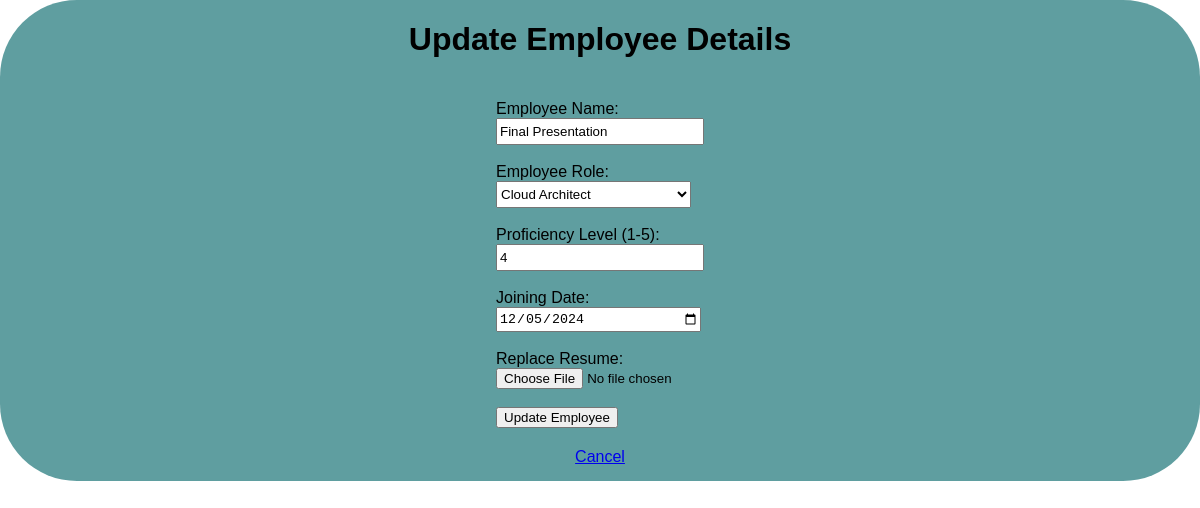
The page /update_form/2 on the database as committed earlier.
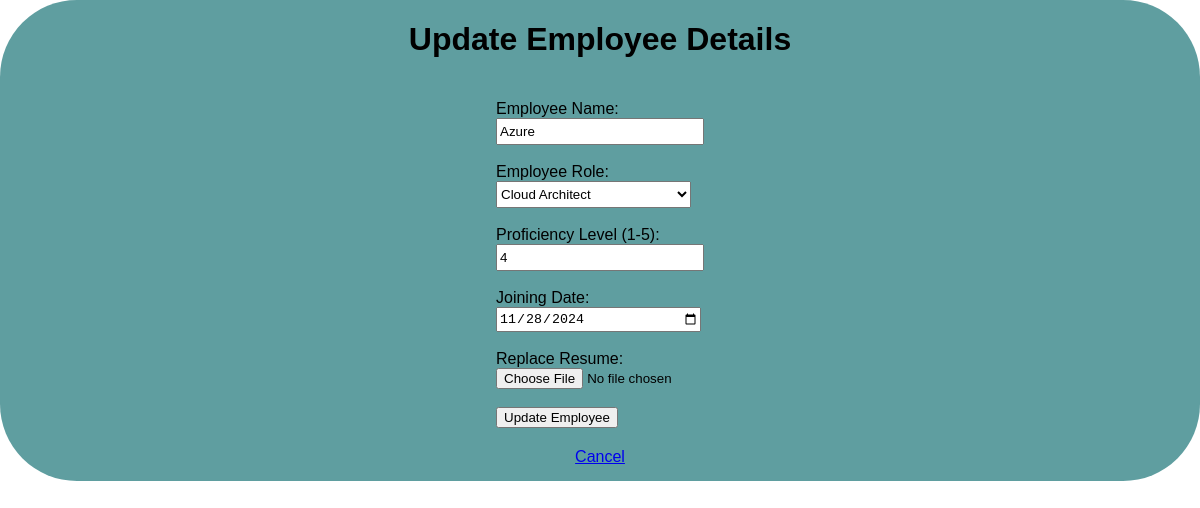
The same page on the database as committed later.
### models.py (models this page shows, shortened)
class Project(db.Model):
    id = db.Column(db.Integer, primary_key=True)
    task = db.Column(db.String(100), nullable=False)
    category = db.Column(db.String(50), nullable=False)
    priority = db.Column(db.Integer, nullable=False)
    due_date = db.Column(db.Date, nullable=False)
    file_name = db.Column(db.String(200), nullable=False)
    date_created = db.Column(db.DateTime, default=datetime.utcnow)

### app.py (the view, shortened to what this page needs)
@app.route('/update_form/<int:id>', methods=['GET', 'POST'])
def Formupdate(id):
    project = Project.query.get_or_404(id)
    return render_template('/final_project/Form_update.html', project=project)

### templates/final_project/Form_update.html (shortened to what this page needs)
{% extends 'base.html' %}
{% block body %}
<div class="form-container">
    <h1 style="text-align: center">Update Employee Details</h1>
    <div class="form">
        <form action="/update_form/{{project.id}}" method="POST" enctype="multipart/form-data">
        <label for="pTask">Employee Name:</label><br/>
        <input type="text" name="pTask" id="pTask" value="{{ project.task }}" required><br/><br/>
        <label for="task-type">Employee Role:</label><br/>
        <select id="task-type" name="task_type" required>
            <option value="Cloud Architect" {% if project.category == 'Cloud Architect' %}selected{% endif %}>Cloud Architect</option>
        </select>
        <br/><br/>
        <label for="pr">Proficiency Level (1-5):</label><br/>
        <input type="number" name="pr" id="pr" min="1" max="5" value="{{ project.priority }}" required><br/><br/>
        <label for="due-date">Joining Date:</label><br/>
        <input type="date" id="due-date" name="due_date" value="{{ project.due_date }}" required><br/><br/>
        <label for="file-upload">Replace Resume:</label><br/>
        <input type="file" id="file-upload" name="file_upload"><br/><br/>
        <button type="submit">Update Employee</button>
        </form>
    </div>
    <div style="text-align: left; margin-top:20px;">
        <a href="/final_project">Cancel</a>
  </div>
</div>
{% endblock %}

Rows that differ between the two databases and show on the page:
changed Project: pTask "Final Presentation" → "Azure"; due_date "12/05/2024" → "11/28/2024"
